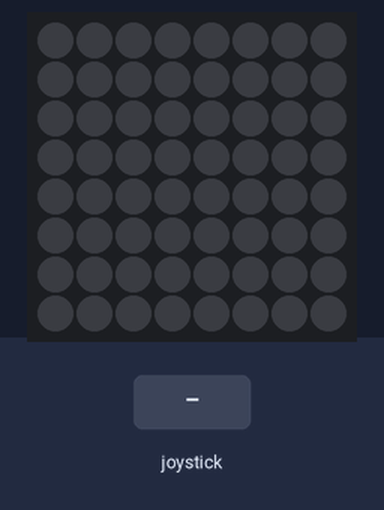
Simulated run of this program. Board: Raspberry Pi (BCM pin numbers) with a Sense HAT. Shown: the Sense HAT's 8×8 RGB LED matrix. The test bench sets the inputs (shaded band).

Above: at 1.2 s.
1.3 s: joystick pushed up
At 1.62 s:
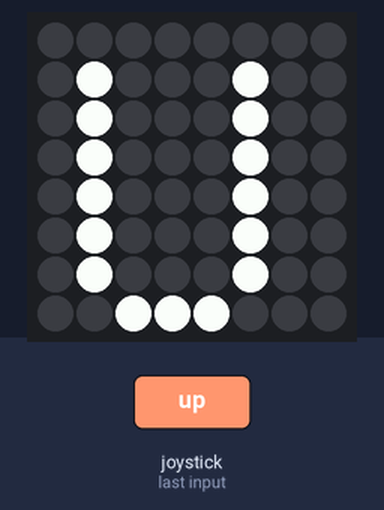
3.3 s: joystick pushed right
At 3.63 s:
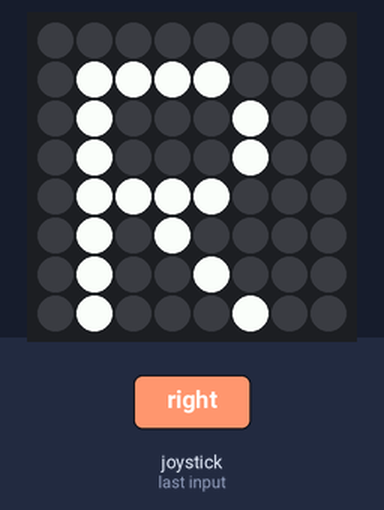
Timing chart, 0 to 6.3 s (numbered marks = the images above; inputs shaded):
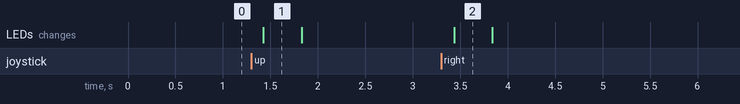

The program:

joystick.py
```python
## Author: Raphael Holzer
## Organisation: Gymnase du Bugnon
## Date: 5. 1. 2018
## File: joystick.py

## Import modules
from sense_hat import SenseHat
from time import sleep

sense = SenseHat()

## Display the letters UDLRM (up, down, left, right, middle)
while True:
    for event in sense.stick.get_events():
        direction = event.direction[0].upper()
        sense.show_letter(direction)
    sleep(0.2)
    sense.clear()
```

Measured:
- after the input at 1.3 s, the LEDs: change after 0.13 s (image 1)
- after the input at 3.3 s, the LEDs: change after 0.14 s (image 2)
- what the display in image 1 shows lasts 0.4 s, from 1.4 s to 1.8 s
